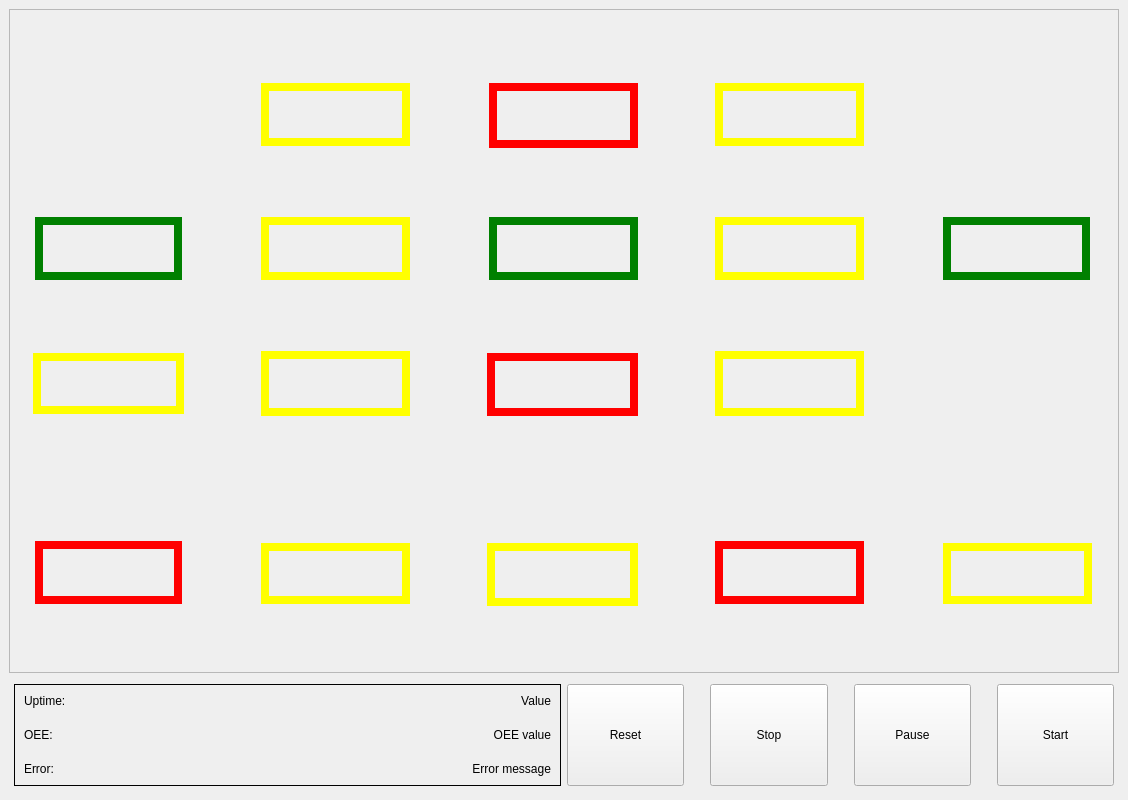
<?xml version="1.0" encoding="UTF-8"?>
<ui version="4.0">
 <class>MainWindow</class>
 <widget class="QMainWindow" name="MainWindow">
  <property name="geometry">
   <rect>
    <x>0</x>
    <y>0</y>
    <width>1128</width>
    <height>800</height>
   </rect>
  </property>
  <property name="sizePolicy">
   <sizepolicy hsizetype="Expanding" vsizetype="Expanding">
    <horstretch>0</horstretch>
    <verstretch>0</verstretch>
   </sizepolicy>
  </property>
  <property name="baseSize">
   <size>
    <width>800</width>
    <height>600</height>
   </size>
  </property>
  <property name="windowTitle">
   <string>RSD GUI</string>
  </property>
  <widget class="QWidget" name="centralwidget">
   <layout class="QVBoxLayout" name="verticalLayout">
    <item>
     <widget class="QFrame" name="PackML">
      <property name="sizePolicy">
       <sizepolicy hsizetype="Preferred" vsizetype="Preferred">
        <horstretch>50</horstretch>
        <verstretch>50</verstretch>
       </sizepolicy>
      </property>
      <property name="frameShape">
       <enum>QFrame::StyledPanel</enum>
      </property>
      <property name="frameShadow">
       <enum>QFrame::Raised</enum>
      </property>
      <widget class="QLabel" name="labelImage">
       <property name="geometry">
        <rect>
         <x>0</x>
         <y>0</y>
         <width>1110</width>
         <height>651</height>
        </rect>
       </property>
       <property name="text">
        <string/>
       </property>
       <property name="pixmap">
        <pixmap>../../../../../../../home/darius/Downloads/1336618251__Web.png</pixmap>
       </property>
       <property name="scaledContents">
        <bool>true</bool>
       </property>
      </widget>
      <widget class="QFrame" name="frameStopped">
       <property name="geometry">
        <rect>
         <x>26</x>
         <y>532</y>
         <width>147</width>
         <height>63</height>
        </rect>
       </property>
       <property name="styleSheet">
        <string notr="true">border: 8px solid red;
</string>
       </property>
       <property name="frameShape">
        <enum>QFrame::Panel</enum>
       </property>
       <property name="frameShadow">
        <enum>QFrame::Plain</enum>
       </property>
       <property name="lineWidth">
        <number>3</number>
       </property>
       <property name="midLineWidth">
        <number>0</number>
       </property>
      </widget>
      <widget class="QFrame" name="frameReseting">
       <property name="geometry">
        <rect>
         <x>24</x>
         <y>344</y>
         <width>151</width>
         <height>61</height>
        </rect>
       </property>
       <property name="styleSheet">
        <string notr="true">border: 8px solid yellow;
</string>
       </property>
       <property name="frameShape">
        <enum>QFrame::Panel</enum>
       </property>
       <property name="frameShadow">
        <enum>QFrame::Plain</enum>
       </property>
       <property name="lineWidth">
        <number>3</number>
       </property>
       <property name="midLineWidth">
        <number>0</number>
       </property>
      </widget>
      <widget class="QFrame" name="frameStopping">
       <property name="geometry">
        <rect>
         <x>252</x>
         <y>534</y>
         <width>149</width>
         <height>61</height>
        </rect>
       </property>
       <property name="styleSheet">
        <string notr="true">border: 8px solid yellow;
</string>
       </property>
       <property name="frameShape">
        <enum>QFrame::Panel</enum>
       </property>
       <property name="frameShadow">
        <enum>QFrame::Plain</enum>
       </property>
       <property name="lineWidth">
        <number>3</number>
       </property>
       <property name="midLineWidth">
        <number>0</number>
       </property>
      </widget>
      <widget class="QFrame" name="frameClearing">
       <property name="geometry">
        <rect>
         <x>478</x>
         <y>534</y>
         <width>151</width>
         <height>63</height>
        </rect>
       </property>
       <property name="styleSheet">
        <string notr="true">border: 8px solid yellow;
</string>
       </property>
       <property name="frameShape">
        <enum>QFrame::Panel</enum>
       </property>
       <property name="frameShadow">
        <enum>QFrame::Plain</enum>
       </property>
       <property name="lineWidth">
        <number>3</number>
       </property>
       <property name="midLineWidth">
        <number>0</number>
       </property>
      </widget>
      <widget class="QFrame" name="frameAborted">
       <property name="geometry">
        <rect>
         <x>706</x>
         <y>532</y>
         <width>149</width>
         <height>63</height>
        </rect>
       </property>
       <property name="styleSheet">
        <string notr="true">border: 8px solid red;
</string>
       </property>
       <property name="frameShape">
        <enum>QFrame::Panel</enum>
       </property>
       <property name="frameShadow">
        <enum>QFrame::Plain</enum>
       </property>
       <property name="lineWidth">
        <number>3</number>
       </property>
       <property name="midLineWidth">
        <number>0</number>
       </property>
      </widget>
      <widget class="QFrame" name="frameAborting">
       <property name="geometry">
        <rect>
         <x>934</x>
         <y>534</y>
         <width>149</width>
         <height>61</height>
        </rect>
       </property>
       <property name="styleSheet">
        <string notr="true">border: 8px solid yellow;
</string>
       </property>
       <property name="frameShape">
        <enum>QFrame::Panel</enum>
       </property>
       <property name="frameShadow">
        <enum>QFrame::Plain</enum>
       </property>
       <property name="lineWidth">
        <number>3</number>
       </property>
       <property name="midLineWidth">
        <number>0</number>
       </property>
      </widget>
      <widget class="QFrame" name="frameIdle">
       <property name="geometry">
        <rect>
         <x>26</x>
         <y>208</y>
         <width>147</width>
         <height>63</height>
        </rect>
       </property>
       <property name="styleSheet">
        <string notr="true">border: 8px solid green;
</string>
       </property>
       <property name="frameShape">
        <enum>QFrame::Panel</enum>
       </property>
       <property name="frameShadow">
        <enum>QFrame::Plain</enum>
       </property>
       <property name="lineWidth">
        <number>3</number>
       </property>
       <property name="midLineWidth">
        <number>0</number>
       </property>
      </widget>
      <widget class="QFrame" name="frameUnsuspending">
       <property name="geometry">
        <rect>
         <x>252</x>
         <y>342</y>
         <width>149</width>
         <height>65</height>
        </rect>
       </property>
       <property name="styleSheet">
        <string notr="true">border: 8px solid yellow;
</string>
       </property>
       <property name="frameShape">
        <enum>QFrame::Panel</enum>
       </property>
       <property name="frameShadow">
        <enum>QFrame::Plain</enum>
       </property>
       <property name="lineWidth">
        <number>3</number>
       </property>
       <property name="midLineWidth">
        <number>0</number>
       </property>
      </widget>
      <widget class="QFrame" name="frameSuspended">
       <property name="geometry">
        <rect>
         <x>478</x>
         <y>344</y>
         <width>151</width>
         <height>63</height>
        </rect>
       </property>
       <property name="styleSheet">
        <string notr="true">border: 8px solid red;
</string>
       </property>
       <property name="frameShape">
        <enum>QFrame::Panel</enum>
       </property>
       <property name="frameShadow">
        <enum>QFrame::Plain</enum>
       </property>
       <property name="lineWidth">
        <number>3</number>
       </property>
       <property name="midLineWidth">
        <number>0</number>
       </property>
      </widget>
      <widget class="QFrame" name="frameSuspending">
       <property name="geometry">
        <rect>
         <x>706</x>
         <y>342</y>
         <width>149</width>
         <height>65</height>
        </rect>
       </property>
       <property name="styleSheet">
        <string notr="true">border: 8px solid yellow;
</string>
       </property>
       <property name="frameShape">
        <enum>QFrame::Panel</enum>
       </property>
       <property name="frameShadow">
        <enum>QFrame::Plain</enum>
       </property>
       <property name="lineWidth">
        <number>3</number>
       </property>
       <property name="midLineWidth">
        <number>0</number>
       </property>
      </widget>
      <widget class="QFrame" name="frameComplete">
       <property name="geometry">
        <rect>
         <x>934</x>
         <y>208</y>
         <width>147</width>
         <height>63</height>
        </rect>
       </property>
       <property name="styleSheet">
        <string notr="true">border: 8px solid green;
</string>
       </property>
       <property name="frameShape">
        <enum>QFrame::Panel</enum>
       </property>
       <property name="frameShadow">
        <enum>QFrame::Plain</enum>
       </property>
       <property name="lineWidth">
        <number>3</number>
       </property>
       <property name="midLineWidth">
        <number>0</number>
       </property>
      </widget>
      <widget class="QFrame" name="frameCompleting">
       <property name="geometry">
        <rect>
         <x>706</x>
         <y>208</y>
         <width>149</width>
         <height>63</height>
        </rect>
       </property>
       <property name="styleSheet">
        <string notr="true">border: 8px solid yellow;
</string>
       </property>
       <property name="frameShape">
        <enum>QFrame::Panel</enum>
       </property>
       <property name="frameShadow">
        <enum>QFrame::Plain</enum>
       </property>
       <property name="lineWidth">
        <number>3</number>
       </property>
       <property name="midLineWidth">
        <number>0</number>
       </property>
      </widget>
      <widget class="QFrame" name="frameExecuting">
       <property name="geometry">
        <rect>
         <x>480</x>
         <y>208</y>
         <width>149</width>
         <height>63</height>
        </rect>
       </property>
       <property name="styleSheet">
        <string notr="true">border: 8px solid green;
</string>
       </property>
       <property name="frameShape">
        <enum>QFrame::Panel</enum>
       </property>
       <property name="frameShadow">
        <enum>QFrame::Plain</enum>
       </property>
       <property name="lineWidth">
        <number>3</number>
       </property>
       <property name="midLineWidth">
        <number>0</number>
       </property>
      </widget>
      <widget class="QFrame" name="frameHolding">
       <property name="geometry">
        <rect>
         <x>706</x>
         <y>74</y>
         <width>149</width>
         <height>63</height>
        </rect>
       </property>
       <property name="styleSheet">
        <string notr="true">border: 8px solid yellow;
</string>
       </property>
       <property name="frameShape">
        <enum>QFrame::Panel</enum>
       </property>
       <property name="frameShadow">
        <enum>QFrame::Plain</enum>
       </property>
       <property name="lineWidth">
        <number>3</number>
       </property>
       <property name="midLineWidth">
        <number>0</number>
       </property>
      </widget>
      <widget class="QFrame" name="frameHeld">
       <property name="geometry">
        <rect>
         <x>480</x>
         <y>74</y>
         <width>149</width>
         <height>65</height>
        </rect>
       </property>
       <property name="styleSheet">
        <string notr="true">border: 8px solid red;
</string>
       </property>
       <property name="frameShape">
        <enum>QFrame::Panel</enum>
       </property>
       <property name="frameShadow">
        <enum>QFrame::Plain</enum>
       </property>
       <property name="lineWidth">
        <number>3</number>
       </property>
       <property name="midLineWidth">
        <number>0</number>
       </property>
      </widget>
      <widget class="QFrame" name="frameUnholding">
       <property name="geometry">
        <rect>
         <x>252</x>
         <y>74</y>
         <width>149</width>
         <height>63</height>
        </rect>
       </property>
       <property name="styleSheet">
        <string notr="true">border: 8px solid yellow;
</string>
       </property>
       <property name="frameShape">
        <enum>QFrame::Panel</enum>
       </property>
       <property name="frameShadow">
        <enum>QFrame::Plain</enum>
       </property>
       <property name="lineWidth">
        <number>3</number>
       </property>
       <property name="midLineWidth">
        <number>0</number>
       </property>
      </widget>
      <widget class="QFrame" name="frameStarting">
       <property name="geometry">
        <rect>
         <x>252</x>
         <y>208</y>
         <width>149</width>
         <height>63</height>
        </rect>
       </property>
       <property name="styleSheet">
        <string notr="true">border: 8px solid yellow;
</string>
       </property>
       <property name="frameShape">
        <enum>QFrame::Panel</enum>
       </property>
       <property name="frameShadow">
        <enum>QFrame::Plain</enum>
       </property>
       <property name="lineWidth">
        <number>3</number>
       </property>
       <property name="midLineWidth">
        <number>0</number>
       </property>
      </widget>
     </widget>
    </item>
    <item>
     <layout class="QHBoxLayout" name="horizontalLayout_2">
      <property name="leftMargin">
       <number>5</number>
      </property>
      <property name="topMargin">
       <number>5</number>
      </property>
      <property name="rightMargin">
       <number>5</number>
      </property>
      <property name="bottomMargin">
       <number>5</number>
      </property>
      <item>
       <widget class="QFrame" name="formFrame">
        <property name="frameShape">
         <enum>QFrame::Box</enum>
        </property>
        <layout class="QFormLayout" name="formLayout">
         <property name="formAlignment">
          <set>Qt::AlignRight|Qt::AlignTop|Qt::AlignTrailing</set>
         </property>
         <property name="verticalSpacing">
          <number>20</number>
         </property>
         <item row="0" column="0">
          <widget class="QLabel" name="labelUptime">
           <property name="text">
            <string>Uptime: </string>
           </property>
          </widget>
         </item>
         <item row="0" column="1">
          <widget class="QLabel" name="labelUptimeValue">
           <property name="layoutDirection">
            <enum>Qt::LeftToRight</enum>
           </property>
           <property name="text">
            <string>Value</string>
           </property>
           <property name="alignment">
            <set>Qt::AlignRight|Qt::AlignTrailing|Qt::AlignVCenter</set>
           </property>
          </widget>
         </item>
         <item row="1" column="0">
          <widget class="QLabel" name="labelOEE">
           <property name="text">
            <string>OEE:</string>
           </property>
          </widget>
         </item>
         <item row="2" column="0">
          <widget class="QLabel" name="labelError">
           <property name="text">
            <string>Error:</string>
           </property>
          </widget>
         </item>
         <item row="2" column="1">
          <widget class="QLabel" name="labelErrormessage">
           <property name="sizePolicy">
            <sizepolicy hsizetype="Preferred" vsizetype="Expanding">
             <horstretch>0</horstretch>
             <verstretch>0</verstretch>
            </sizepolicy>
           </property>
           <property name="layoutDirection">
            <enum>Qt::LeftToRight</enum>
           </property>
           <property name="text">
            <string>Error message</string>
           </property>
           <property name="alignment">
            <set>Qt::AlignRight|Qt::AlignTrailing|Qt::AlignVCenter</set>
           </property>
          </widget>
         </item>
         <item row="1" column="1">
          <widget class="QLabel" name="labelOEEValue">
           <property name="layoutDirection">
            <enum>Qt::LeftToRight</enum>
           </property>
           <property name="text">
            <string>OEE value</string>
           </property>
           <property name="alignment">
            <set>Qt::AlignRight|Qt::AlignTrailing|Qt::AlignVCenter</set>
           </property>
          </widget>
         </item>
        </layout>
       </widget>
      </item>
      <item>
       <layout class="QHBoxLayout" name="horizontalLayout">
        <item>
         <widget class="QPushButton" name="pushButtonReset">
          <property name="sizePolicy">
           <sizepolicy hsizetype="Minimum" vsizetype="Preferred">
            <horstretch>0</horstretch>
            <verstretch>0</verstretch>
           </sizepolicy>
          </property>
          <property name="text">
           <string>Reset</string>
          </property>
          <property name="iconSize">
           <size>
            <width>16</width>
            <height>16</height>
           </size>
          </property>
         </widget>
        </item>
        <item>
         <spacer name="horizontalSpacer">
          <property name="orientation">
           <enum>Qt::Horizontal</enum>
          </property>
          <property name="sizeType">
           <enum>QSizePolicy::Fixed</enum>
          </property>
          <property name="sizeHint" stdset="0">
           <size>
            <width>20</width>
            <height>10</height>
           </size>
          </property>
         </spacer>
        </item>
        <item>
         <widget class="QPushButton" name="pushButtonStop">
          <property name="sizePolicy">
           <sizepolicy hsizetype="Minimum" vsizetype="Preferred">
            <horstretch>0</horstretch>
            <verstretch>0</verstretch>
           </sizepolicy>
          </property>
          <property name="text">
           <string>Stop</string>
          </property>
         </widget>
        </item>
        <item>
         <spacer name="horizontalSpacer_2">
          <property name="orientation">
           <enum>Qt::Horizontal</enum>
          </property>
          <property name="sizeType">
           <enum>QSizePolicy::Fixed</enum>
          </property>
          <property name="sizeHint" stdset="0">
           <size>
            <width>20</width>
            <height>38</height>
           </size>
          </property>
         </spacer>
        </item>
        <item>
         <widget class="QPushButton" name="pushButtonPause">
          <property name="sizePolicy">
           <sizepolicy hsizetype="Minimum" vsizetype="Preferred">
            <horstretch>0</horstretch>
            <verstretch>0</verstretch>
           </sizepolicy>
          </property>
          <property name="text">
           <string>Pause</string>
          </property>
         </widget>
        </item>
        <item>
         <spacer name="horizontalSpacer_3">
          <property name="orientation">
           <enum>Qt::Horizontal</enum>
          </property>
          <property name="sizeType">
           <enum>QSizePolicy::Fixed</enum>
          </property>
          <property name="sizeHint" stdset="0">
           <size>
            <width>20</width>
            <height>38</height>
           </size>
          </property>
         </spacer>
        </item>
        <item>
         <widget class="QPushButton" name="pushButtonStart">
          <property name="sizePolicy">
           <sizepolicy hsizetype="Minimum" vsizetype="Preferred">
            <horstretch>0</horstretch>
            <verstretch>0</verstretch>
           </sizepolicy>
          </property>
          <property name="text">
           <string>Start</string>
          </property>
         </widget>
        </item>
       </layout>
      </item>
     </layout>
    </item>
   </layout>
  </widget>
 </widget>
 <resources/>
 <connections/>
</ui>
